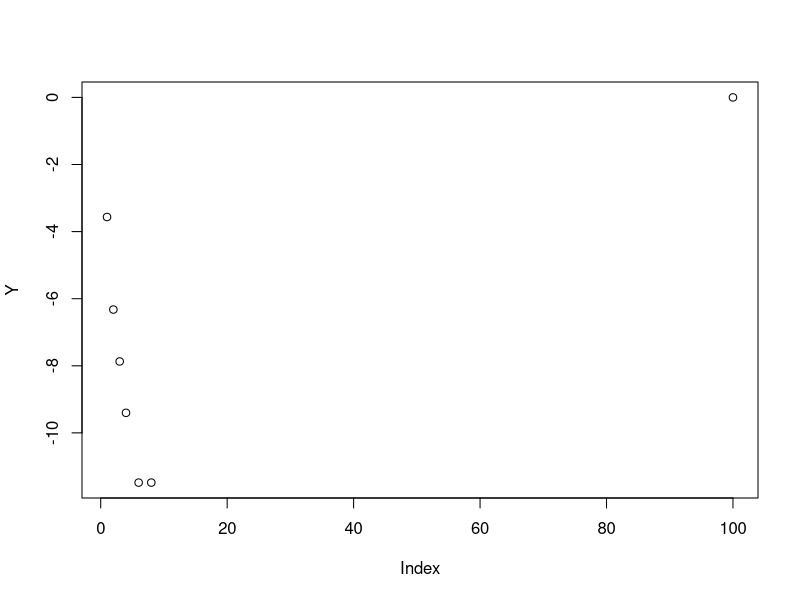

Reproduce this figure in R. (Note: this script raises an error after producing the figure.)
logMR <- function(I,delta,sigma_e,alpha,mu_H,sigma_H=1,Hbar=0,T=100, N=100000){
  
  # Generates log mortality rates given parameters  
  #  syntax: X =  I,delta,sigma_e,alpha,mu_H,sigma_H,Hbar
  # N: number of individuals for simulation, 
  
  # Initialization
  H <-matrix(0,N,T);
  H[,1] <- mu_H+sigma_H*rnorm(N,1);
  
  deathyear <- T*matrix(1,N,1); #will record death year
  alive <- matrix(1,N,T); #record survivors
  Nt<-N*matrix(1,T,1); #count surviving population
  MR<-matrix(1,1,T);
  
  # Iteration
  justdied<-which(H[,1]<Hbar); #find those who just died
  mortality<-length(justdied); #count the deaths
  Nt<-N-mortality; 
  deathyear[justdied]<-1; #record infant mortality rate
  alive[justdied,1]<-0;
  MR[1,1]<-mortality/N; # here maybe 
  
  t<-2;
  go_on<-1;
  while (t<T & go_on==1){
    Eps<-sigma_e*rnorm(N,1); #draw shock
    H[,t]<-H[,t-1]+(I-delta*(t^alpha)+Eps);
    alive[,t]<-(alive[,t-1]==1 & H[,t]>Hbar);
    justdied<-which(alive[,t-1]!=alive[,t]);
    mortality<-length(justdied);
    Nt<-Nt-mortality;
    deathyear[justdied]<-t; #record death year
    
    if(sum(alive[,t])>0){
      MR[1,t]=mortality/sum(alive[,t])
    }
    else{
      go_on=0;
    }
    t<-t+1;
  }
  
  lMR<-t(log(MR))
  
  # Control 0's and Infinites
  
  log_0<-which(lMR>0)
  lMR[log_0]<-0
  
  #log_NaN<-which(is.infinite(lMR))
  #lMR[log_NaN]<- -7;
  
  return(lMR)
  
  
  #plot(lMR)
}

Y <- logMR(I=0.13,delta=0.0015,sigma_e=0.42,alpha=1.32,mu_H=0.9)
plot(Y)


    
    Halive=H.*alive;
    #CHECKS AND FIGURES
    # mortality                     OK
    #{
    plot(log(MR));
    title('log mortality, 1m indivdiuals');
    #}

end
